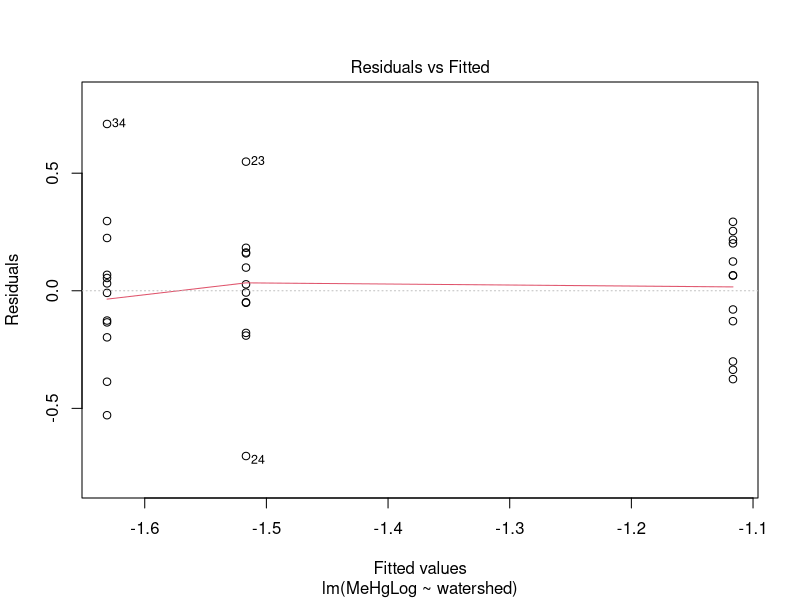
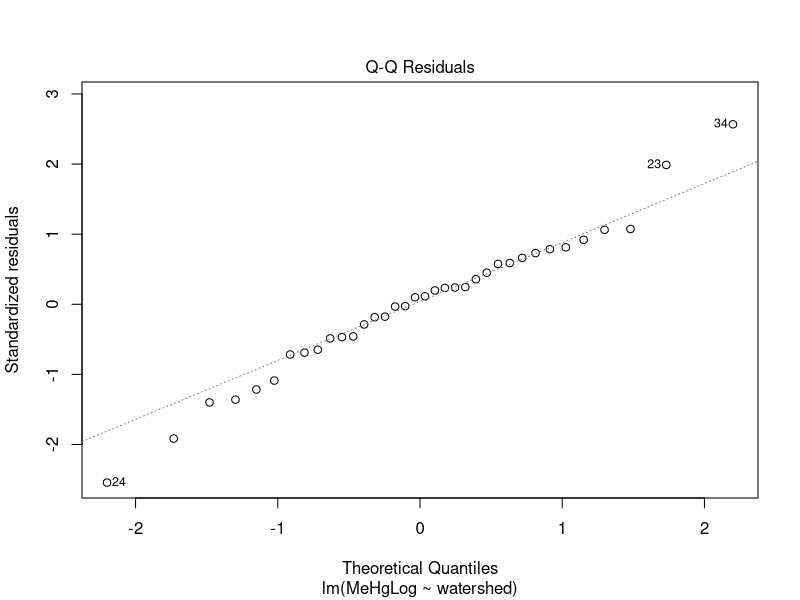
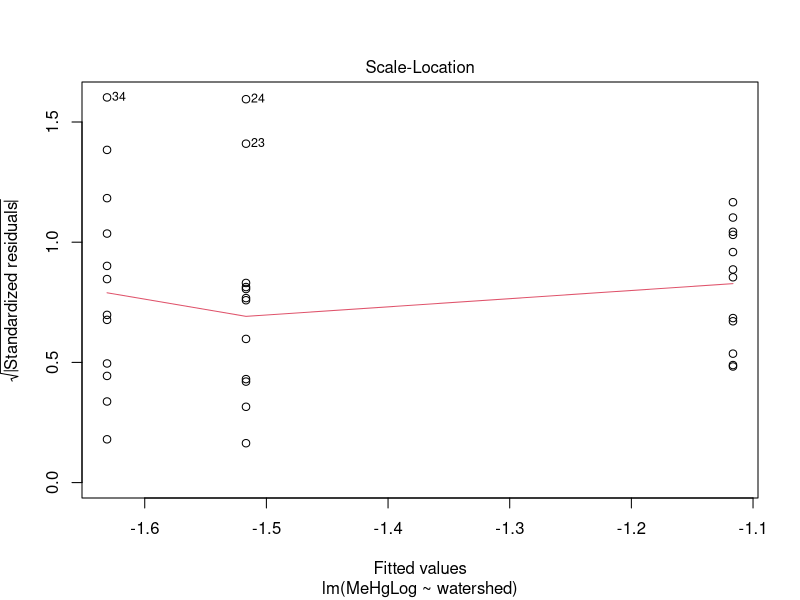
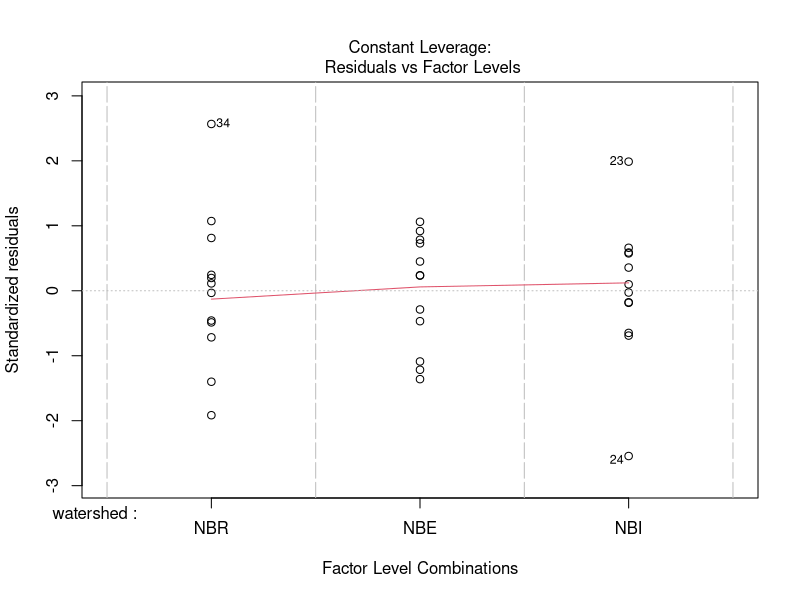
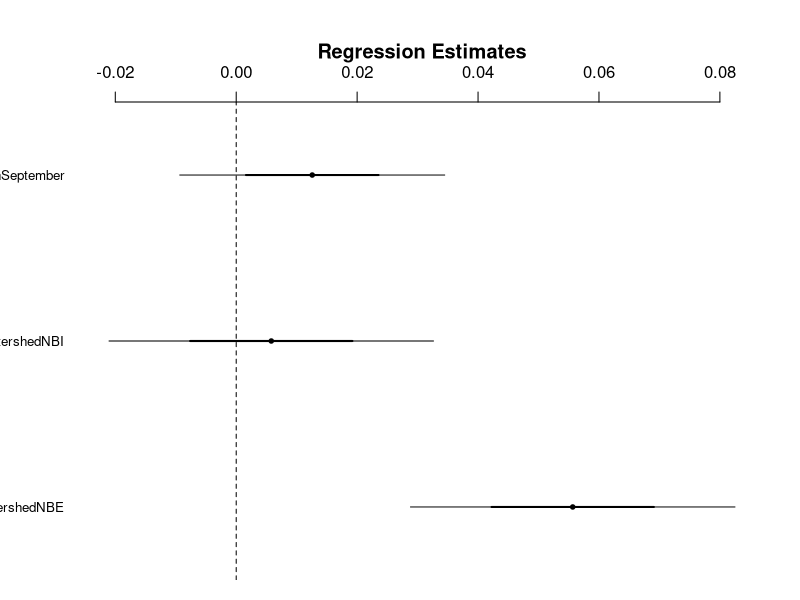
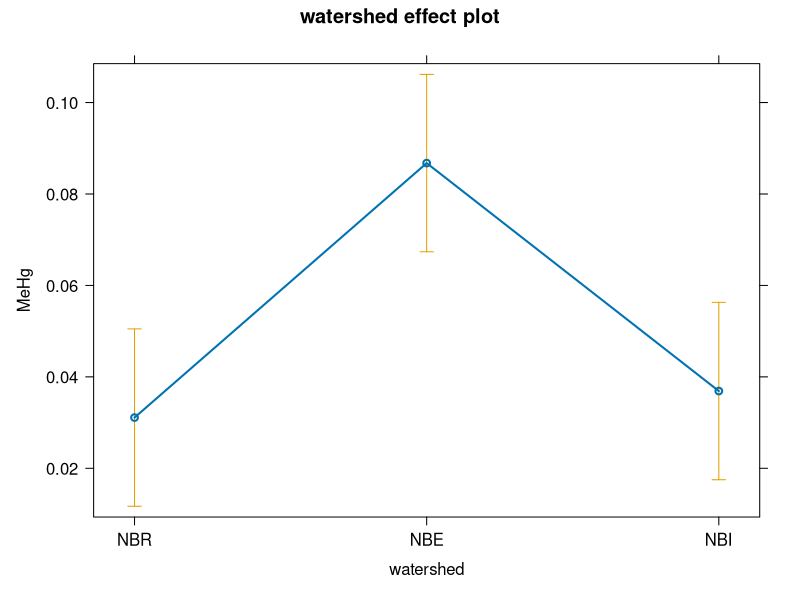

These figures' R source, in order:
######
#Assignment 6
#Linear models 
######
#Hypothesis: Does forestry in NB impact MeHg levels in streamwater in watersheds with
#varying levels of forestry intensity?  
#libraries
library(readr)
library(effects)
library(emmeans)
library(dplyr)
library(ggplot2)
library(arm)
library(car)
library(stringr)

waterMeHg<-read_csv("SeptemberOctober2018MeHgFieldresults.csv")
waterMeHg$MeHgLog <- log(waterMeHg$MeHg, 10)

#arranging the sites from least harvested to most intensely harvested 
waterMeHg <- mutate(waterMeHg,
                  watershed=factor(watershed,
                              levels=c("NBR","NBE","NBI")))
print(levels(waterMeHg$watershed))

#diagnostic plot 
m1 <- lm(MeHgLog~watershed, data=waterMeHg)
plot(m1)

#inferential plot (e.g., a coefficient plot, or something from emmeans or effects)
pr <- function(m) printCoefmat(coef(summary(m)),
                               digits=3,signif.stars=FALSE)

## coeff plot 
#making factors
waterMeHg$month <- factor(waterMeHg$month)
waterMeHg$watershed <- factor(waterMeHg$watershed)

m1 = lm(MeHg ~ watershed + month, data=waterMeHg)
coefplot(m1)

#making my model comparing the average MeHg values in each watershed
pr(lm1 <- lm(MeHg~watershed-1,data=waterMeHg))

### error: Error in model.frame.default(Terms, newdata, na.action = na.action, xlev = object$xlevels) : 
#factor watershed has new levels NBi. NBi missing from waterMeHg dataset
predict(lm1,newdata=data.frame(watershed=c("NBR","NBE","NBI")),
        interval="confidence")

#using emmeans
emmeans(lm1,specs=~watershed)

#graph summary
plot(allEffects(lm1))

####
#combining data frames of the MeHg data and the water chemistry data 
###
#use this to combine information from different .csv files.
waterdata <- read.csv("SeptemberOctober2018MeHgFieldresults.csv")

aveMeHg<- data.frame(waterMeHg %>%
  group_by(site)%>%
  summarise(aveMeHg=mean(MeHg))
)

waterdata<- data.frame(waterdata %>%
                       group_by(site)%>%
                       summarise(aveo2=mean(oxygen.mgL))
)

#adding watershed column to this data frame, I know this isn't the best option, but it works 
waterdata$watershed1 <-str_extract(waterdata$site, "NBE")
waterdata$watershed2 <-str_extract(waterdata$site, "NBR")
waterdata$watershed3 <-str_extract(waterdata$site, "NBI")

waterdata2 <- waterdata %>% mutate(watershed = coalesce(watershed1, watershed2, watershed3)) %>%
  dplyr::select(watershed, site, aveo2)

MeHg <- c(aveMeHg$aveMeHg) 
site  <- c(waterdata2$site)
watershed <- c(waterdata2$watershed)
oxygen <- c(waterdata2$aveo2)

water <- data.frame(
  watershed,
  site,
  MeHg,
  oxygen
)

water <- mutate(water,
                    watershed=factor(watershed,
                                     levels=c("NBR","NBE","NBI")))
print(levels(waterMeHg$watershed))

#didn't work
pr(lm(MeHg~watershed,data=water,contrasts=list(oxygen=contr.sum)))        
